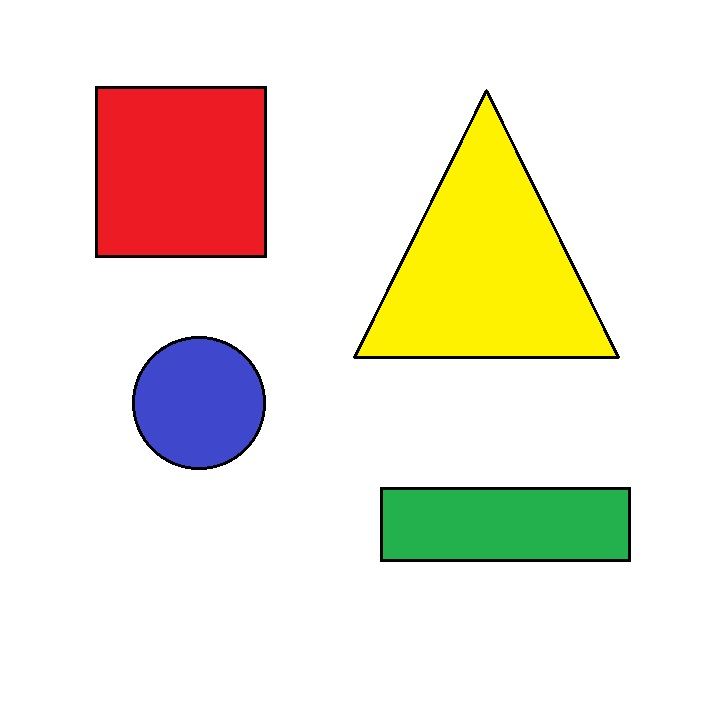
#> input picture sample6.jpeg, 717 x 717 px, found by its file name
$ python color_detection.py
#> lines starting #> are read from the running program, lines starting #| are printed output that depends on the picture; after the words box and inside, x2 and y2 are one past the last pixel; in counts of white or black regions, pixels touching at a corner belong together
import cv2
import numpy
from stack_function import stackImages

def color(path):
    def empty():
        pass

    img=cv2.imread(path)
#> img is the input picture: shape (717, 717, 3); mean B, G, R 215.6, 230.9, 238.1
    img_hsv=cv2.cvtColor(img,cv2.COLOR_BGR2HSV)
#> img_hsv: shape (717, 717, 3); mean H, S, V 19.3, 43, 246.3

    cv2.namedWindow("TRACKBARS")

    cv2.createTrackbar("HUE MIN", "TRACKBARS", 0, 179, empty)
#> slider 'HUE MIN' is set to 35
    cv2.createTrackbar("HUE MAX", "TRACKBARS", 179, 179, empty)
    cv2.createTrackbar("SAT MIN", "TRACKBARS", 0, 255, empty)
#> slider 'SAT MIN' is set to 51
    cv2.createTrackbar("SAT MAX", "TRACKBARS", 255, 255, empty)
    cv2.createTrackbar("VAL MIN", "TRACKBARS", 0, 255, empty)
#> slider 'VAL MIN' is set to 51
    cv2.createTrackbar("VAL MAX", "TRACKBARS", 255, 255, empty)

    while True:
        hue_min = cv2.getTrackbarPos("HUE MIN","TRACKBARS")
        hue_max = cv2.getTrackbarPos("HUE MAX", "TRACKBARS")
        sat_min = cv2.getTrackbarPos("SAT MIN", "TRACKBARS")
        sat_max = cv2.getTrackbarPos("SAT MAX", "TRACKBARS")
        val_min = cv2.getTrackbarPos("VAL MIN", "TRACKBARS")
        val_max = cv2.getTrackbarPos("VAL MAX", "TRACKBARS")

        low=numpy.array([hue_min,sat_min,val_min])
        up=numpy.array([hue_max,sat_max,val_max])

        mask=cv2.inRange(img_hsv,low,up)
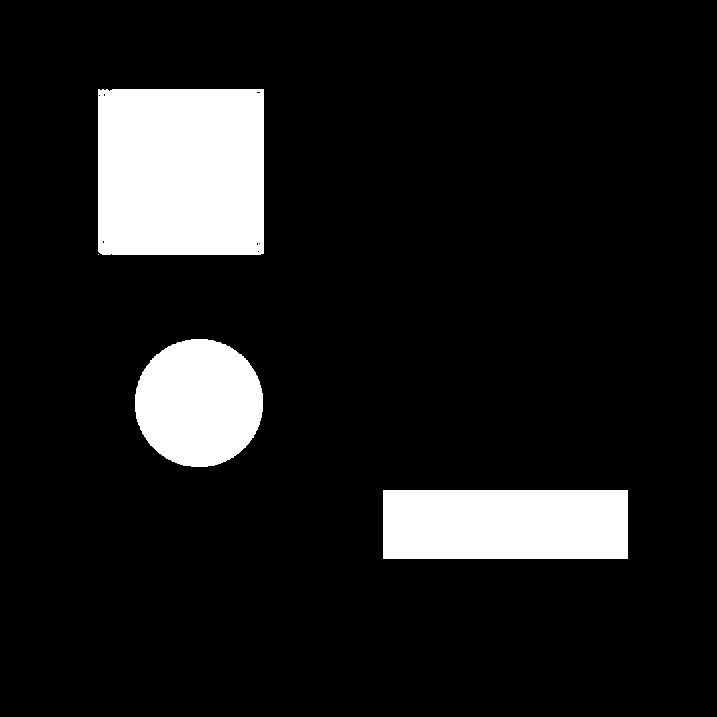
#> mask: shape (717, 717); 11.2% white; 4 white regions (1 under 20 px), largest, box (x1, y1, x2, y2) and area: (98, 89, 264, 255) 27524, (383, 490, 628, 559) 16905, (135, 339, 263, 467) 12944
        result=cv2.bitwise_and(img,img,mask=mask)
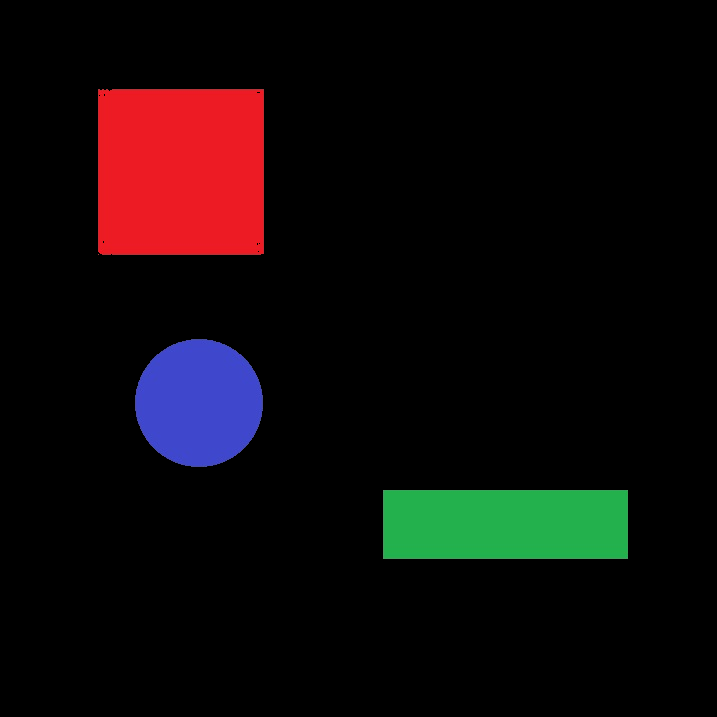
#> result: shape (717, 717, 3); mean B, G, R 9.6, 9.1, 15.4

        stack=stackImages(0.5,[img,mask,result])

        cv2.imshow("STACK",stack)
        cv2.waitKey(1)

color(r'C:\Users\Suyash R\Documents\OpenCV\resources\sample6.jpeg')     #to insert the path of the image in the calling of 'color' function, use raw string format [color(r'path')]
#> (the call stopped at in color, `stack=stackImages(0.5,[img,mask,result])`: stack_function is not available in this run)
